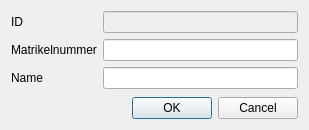
<?xml version="1.0" encoding="UTF-8"?>
<ui version="4.0">
 <class>UserModifyDialog</class>
 <widget class="QDialog" name="UserModifyDialog">
  <property name="enabled">
   <bool>true</bool>
  </property>
  <property name="geometry">
   <rect>
    <x>0</x>
    <y>0</y>
    <width>309</width>
    <height>130</height>
   </rect>
  </property>
  <property name="windowTitle">
   <string>Benutzerdaten</string>
  </property>
  <layout class="QGridLayout" name="gridLayout">
   <item row="0" column="0">
    <layout class="QVBoxLayout" name="verticalLayout">
     <item>
      <layout class="QFormLayout" name="formLayout_2">
       <item row="0" column="0">
        <widget class="QLabel" name="labelBiometricId">
         <property name="text">
          <string>ID</string>
         </property>
        </widget>
       </item>
       <item row="0" column="1">
        <widget class="QLineEdit" name="lineEditBiometricId">
         <property name="enabled">
          <bool>false</bool>
         </property>
         <property name="readOnly">
          <bool>true</bool>
         </property>
        </widget>
       </item>
       <item row="1" column="0">
        <widget class="QLabel" name="labelMatriculationNumber">
         <property name="text">
          <string>Matrikelnummer</string>
         </property>
        </widget>
       </item>
       <item row="1" column="1">
        <widget class="QLineEdit" name="lineEditMatriculationNumber"/>
       </item>
       <item row="2" column="0">
        <widget class="QLabel" name="labelUserName">
         <property name="text">
          <string>Name</string>
         </property>
        </widget>
       </item>
       <item row="2" column="1">
        <widget class="QLineEdit" name="lineEditUserName"/>
       </item>
      </layout>
     </item>
     <item>
      <widget class="QDialogButtonBox" name="buttonBox">
       <property name="orientation">
        <enum>Qt::Horizontal</enum>
       </property>
       <property name="standardButtons">
        <set>QDialogButtonBox::Cancel|QDialogButtonBox::Ok</set>
       </property>
      </widget>
     </item>
    </layout>
   </item>
  </layout>
 </widget>
 <resources/>
 <connections>
  <connection>
   <sender>buttonBox</sender>
   <signal>accepted()</signal>
   <receiver>UserModifyDialog</receiver>
   <slot>accept()</slot>
   <hints>
    <hint type="sourcelabel">
     <x>248</x>
     <y>254</y>
    </hint>
    <hint type="destinationlabel">
     <x>157</x>
     <y>274</y>
    </hint>
   </hints>
  </connection>
  <connection>
   <sender>buttonBox</sender>
   <signal>rejected()</signal>
   <receiver>UserModifyDialog</receiver>
   <slot>reject()</slot>
   <hints>
    <hint type="sourcelabel">
     <x>316</x>
     <y>260</y>
    </hint>
    <hint type="destinationlabel">
     <x>286</x>
     <y>274</y>
    </hint>
   </hints>
  </connection>
 </connections>
</ui>
